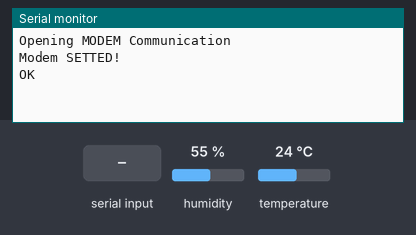
Bench run of a sketch on a simulated Arduino Mega 2560, built with avr-gcc and run on an emulated ATmega2560. Parts: the last lines printed to the serial monitor. Inputs (shaded band) come from the test bench; at power-on: humidity 55 %, temperature 24 °C. The modem accepts every AT command (registered, SIM ready, sends succeed) and sends nothing else.

Above: at 2.8 s.
2.9 s: "1" received over the second serial link
At 8.5 s:
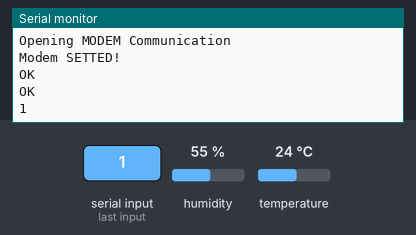
8.8 s: "0" received over the second serial link
At 11.1 s:
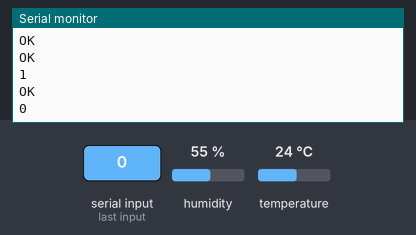

The sketch:

TestIoT.ino
```cpp
#include "DHT.h"
#define DHTPIN 2
#define DHTTYPE DHT22
HardwareSerial & simcom = Serial1;
//Tx Rx simcom di Serial1 mega
DHT dht(DHTPIN, DHTTYPE);

void setup() {
  Serial.begin(9600);
  dht.begin();
  simcomInit();
}

void loop() {
  delay(2000);
  //"AT+HTTPPARA=\"URL\",\"http://ptsv2.com/t/yo2h1-1600138268/post?hum=70&&temp=33\"",3000);
  String alamat = "AT+HTTPPARA=\"URL\",\"http://ptsv2.com/t/yo2h1-1600138268/post?";
  String hu = "hum";
  String sam= "=";
  String te = "&&temp";
  String ku= "\"";
  //String data = nama + String(umur);

  float h = dht.readHumidity();
  float t = dht.readTemperature();
  float f = dht.readTemperature(true);

  String lengkap = alamat + hu + sam + String (h) + te + sam + String (t) + ku ;

  if (isnan(h) || isnan(t) || isnan(f)) {
    Serial.println(F("Failed to read from DHT sensor!"));
    return;
  }

  float hif = dht.computeHeatIndex(f, h);
  float hic = dht.computeHeatIndex(t, h, false);
  sendCmd("AT",300);
  sendCmd("AT+CGATT=1",5000);
  sendCmd("AT+SAPBR=3,1,\"CONTYPE\",\"GPRS\"",3000);
  sendCmd("AT+SAPBR=3,1,\"APN\",\"internet\"",3000);
  sendCmd("AT+SAPBR=2,1",3000);
  sendCmd("AT+SAPBR=1,1",3000);
  sendCmd("AT+HTTPINIT",3000);
  sendCmd("AT+HTTPPARA=\"CID\",1",3000);
  sendCmd(lengkap,1000);
  sendCmd("AT+HTTPACTION=0",3000);
  sendCmd("AT+HTTPREAD",3000);
  sendCmd("AT+HTTPTERM",3000);

  Serial.println("Connection Established");
}

void simcomInit(){
  Serial.println("Opening MODEM Communication");
  simcom.begin(9600);
  Serial.println("Modem SETTED!");
}

String sendCmd (String command , const int timeout){
  String response = "";
  simcom.println(command);
  long int time = millis();
  int i = 0;
  while ( (time+timeout ) > millis()){
    while (simcom.available()){
      char c = simcom.read();
      response +=c;
    }
  }
  Serial.println(response);
  return response;
}
```

Measured:
- after the input at 2.9 s, the serial monitor: prints a new line after 4.4 s (image 1)
- after the input at 8.8 s, the serial monitor: prints a new line after 1.5 s (image 2)
